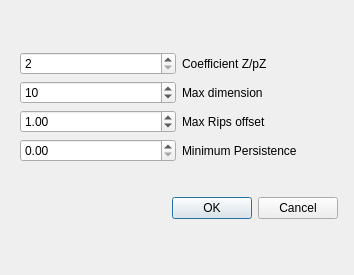
<?xml version="1.0" encoding="UTF-8"?>
<ui version="4.0">
 <class>PersistenceMenu</class>
 <widget class="QDialog" name="PersistenceMenu">
  <property name="geometry">
   <rect>
    <x>0</x>
    <y>0</y>
    <width>354</width>
    <height>275</height>
   </rect>
  </property>
  <property name="windowTitle">
   <string>Point cloud persistence</string>
  </property>
  <widget class="QWidget" name="">
   <property name="geometry">
    <rect>
     <x>20</x>
     <y>23</y>
     <width>318</width>
     <height>226</height>
    </rect>
   </property>
   <layout class="QVBoxLayout" name="verticalLayout">
    <item>
     <layout class="QGridLayout" name="gridLayout">
      <item row="0" column="0">
       <widget class="QSpinBox" name="p_spinBox">
        <property name="minimum">
         <number>2</number>
        </property>
        <property name="value">
         <number>2</number>
        </property>
       </widget>
      </item>
      <item row="0" column="1">
       <widget class="QLabel" name="label">
        <property name="text">
         <string>Coefficient Z/pZ</string>
        </property>
       </widget>
      </item>
      <item row="1" column="0">
       <widget class="QSpinBox" name="maxdimension_spinBox">
        <property name="maximum">
         <number>9999</number>
        </property>
        <property name="value">
         <number>10</number>
        </property>
       </widget>
      </item>
      <item row="1" column="1">
       <widget class="QLabel" name="label_4">
        <property name="text">
         <string>Max dimension</string>
        </property>
       </widget>
      </item>
      <item row="2" column="0">
       <widget class="QDoubleSpinBox" name="threshold_doubleSpinBox">
        <property name="maximum">
         <double>9999.000000000000000</double>
        </property>
        <property name="value">
         <double>1.000000000000000</double>
        </property>
       </widget>
      </item>
      <item row="2" column="1">
       <widget class="QLabel" name="label_2">
        <property name="text">
         <string>Max Rips offset</string>
        </property>
       </widget>
      </item>
      <item row="3" column="0">
       <widget class="QDoubleSpinBox" name="minpersistence_doubleSpinBox"/>
      </item>
      <item row="3" column="1">
       <widget class="QLabel" name="label_3">
        <property name="text">
         <string>Minimum Persistence</string>
        </property>
       </widget>
      </item>
     </layout>
    </item>
    <item>
     <widget class="QDialogButtonBox" name="buttonBox">
      <property name="orientation">
       <enum>Qt::Horizontal</enum>
      </property>
      <property name="standardButtons">
       <set>QDialogButtonBox::Cancel|QDialogButtonBox::Ok</set>
      </property>
     </widget>
    </item>
   </layout>
  </widget>
 </widget>
 <resources/>
 <connections>
  <connection>
   <sender>buttonBox</sender>
   <signal>accepted()</signal>
   <receiver>PersistenceMenu</receiver>
   <slot>accept()</slot>
   <hints>
    <hint type="sourcelabel">
     <x>248</x>
     <y>254</y>
    </hint>
    <hint type="destinationlabel">
     <x>157</x>
     <y>274</y>
    </hint>
   </hints>
  </connection>
  <connection>
   <sender>buttonBox</sender>
   <signal>rejected()</signal>
   <receiver>PersistenceMenu</receiver>
   <slot>reject()</slot>
   <hints>
    <hint type="sourcelabel">
     <x>316</x>
     <y>260</y>
    </hint>
    <hint type="destinationlabel">
     <x>286</x>
     <y>274</y>
    </hint>
   </hints>
  </connection>
 </connections>
</ui>
